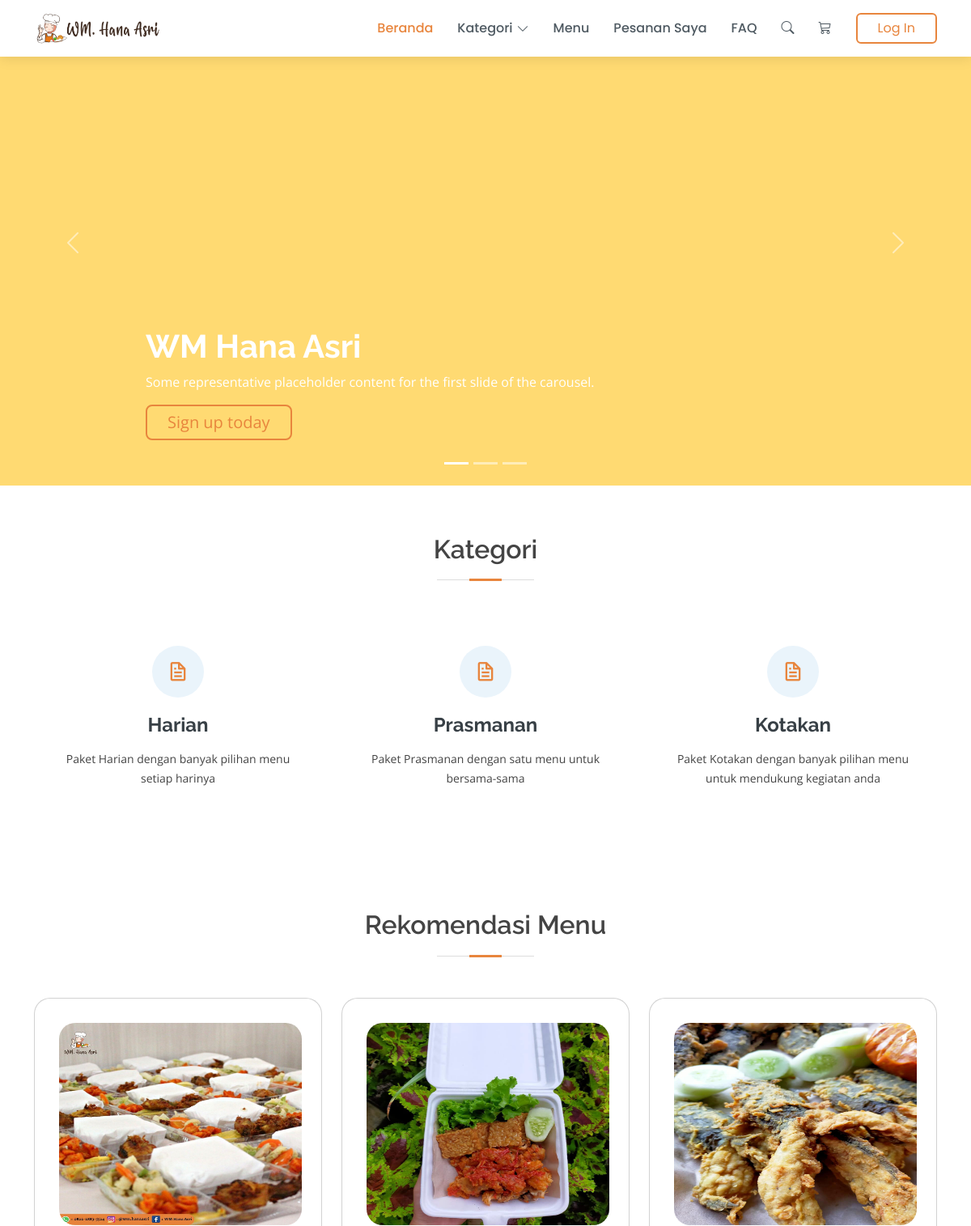
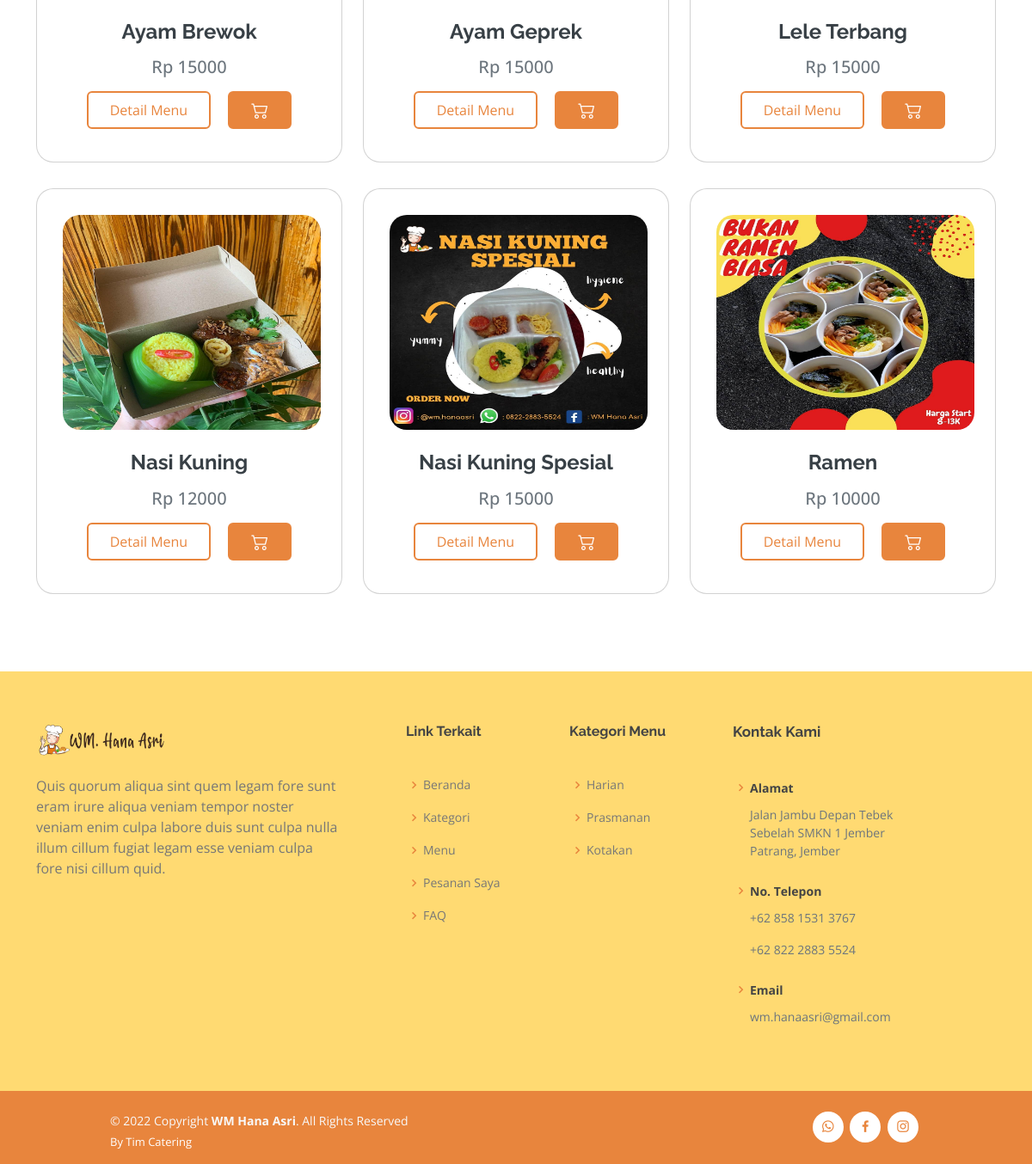
The page / on the database its author committed (2 pictures, top to bottom).
### tables this page shows
CREATE TABLE `menu` (
  `id_menu` int(11) NOT NULL,
  `nama_menu` varchar(100) NOT NULL,
  `harga` varchar(50) NOT NULL,
  `detail` text NOT NULL,
  `gambar` varchar(50) NOT NULL,
  `id_kategori` int(11) NOT NULL
);

### index.php (the view, shortened to what this page needs)
<?php
  include('header.php');
?>
<main id="main">
<div id="myCarousel" class="carousel slide" data-bs-ride="carousel">
  <div class="carousel-indicators">
    <button type="button" data-bs-target="#myCarousel" data-bs-slide-to="0" class="active" aria-current="true" aria-label="Slide 1"></button>
    <button type="button" data-bs-target="#myCarousel" data-bs-slide-to="1" aria-label="Slide 2"></button>
    <button type="button" data-bs-target="#myCarousel" data-bs-slide-to="2" aria-label="Slide 3"></button>
  </div>
  <div class="carousel-inner">
    <div class="carousel-item active" style="height: 600px;">
      <svg class="bd-placeholder-img" width="100%" height="100%" xmlns="http://www.w3.org/2000/svg" aria-hidden="true" preserveAspectRatio="xMidYMid slice" focusable="false">
        <rect width="100%" height="100%" fill="#FFDA72" />
      </svg>
      <div class="container">
        <div class="carousel-caption text-start">
          <h1><b>WM Hana Asri</b></h1>
          <p>Some representative placeholder content for the first slide of the carousel.</p>
          <p><a class="btn btn-lg" href="#">Sign up today</a></p>
        </div>
      </div>
    </div>
  </div>
  <button class="carousel-control-prev" type="button" data-bs-target="#myCarousel" data-bs-slide="prev">
    <span class="carousel-control-prev-icon" aria-hidden="true"></span>
  </button>
  <button class="carousel-control-next" type="button" data-bs-target="#myCarousel" data-bs-slide="next">
    <span class="carousel-control-next-icon" aria-hidden="true"></span>
  </button>
</div>
<section id="categories" class="what-we-do">
  <div class="container">
    <div class="section-title">
      <h2>Kategori</h2>
    </div>
    <div class="row">
      <div class="col-lg-4 col-md-6 d-flex align-items-stretch">
        <div class="icon-box">
          <div class="icon"><i class="bx bx-file"></i></div>
            <h4><a href="categories.php?id_kategori=1">Harian</a></h4>
            <p>Paket Harian dengan banyak pilihan menu setiap harinya</p>
          </div>
        </div>
        <div class="col-lg-4 col-md-6 d-flex align-items-stretch mt-4 mt-md-0">
          <div class="icon-box">
            <div class="icon"><i class="bx bx-file"></i></div>
              <h4><a href="categories.php?id_kategori=2">Prasmanan</a></h4>
              <p>Paket Prasmanan dengan satu menu untuk bersama-sama</p>
          </div>
        </div>
        <div class="col-lg-4 col-md-6 d-flex align-items-stretch mt-4 mt-lg-0">
          <div class="icon-box">
            <div class="icon"><i class="bx bx-file"></i></div>
              <h4><a href="categories.php?id_kategori=3">Kotakan</a></h4>
              <p>Paket Kotakan dengan banyak pilihan menu untuk mendukung kegiatan anda</p>
            </div>
          </div>
        </div>
      </div>
</section>
<section id="menu" class="what-we-do">
  <div class="container">
    <div class="section-title">
      <h2>Rekomendasi Menu</h2>
    </div>
    <div class="row">
      <?php
        $batas = 6;
        $halaman = isset($_GET['halaman'])?(int)$_GET['halaman'] : 1;
        $halaman_awal = ($halaman>1) ? ($halaman * $batas) - $batas : 0;
        $data_menu = mysqli_query($koneksi,"SELECT * FROM menu LIMIT $halaman_awal, $batas");
        while($d = mysqli_fetch_array($data_menu)){
      ?>
        <div class="col-lg-4 col-md-6 d-flex align-items-stretch mt-0" style="margin-bottom: 30px;">
          <div class="card icon-box" style="border-radius: 20px;">
            <div class="img">
              <img src="assets/img/menu/<?php echo $d['gambar']; ?>" alt="" width="300px" height="250px" style="margin-left: 10px; margin-right: 15px; border-radius: 20px;">
            </div>
            <br>
            <h4><a href="product_detail.php"><?php echo $d['nama_menu']; ?></a></h4>
            <h5 class="text-secondary" style="font-family: 'Open Sans', sans-serif;">Rp <?php echo $d['harga']; ?></h5>
          <div>
          <a href="check_out.php"><button class="btn m-2 pt-2 pb-2" style="color: #E8853D;">Detail Menu</button></a>
          <button class="btn m-2" style="background-color: #E8853D;">
            <a href="cart.php" style="color: #fff; font-size: 20px"><span class="bi-cart2"></span></a>
          </button>
        </div>
      </div>
    </div>
      <?php } ?>
  </div>
</section>
</main>
<?php
  include('footer.php')
?>

### header.php (shortened to what this page needs)
<!DOCTYPE html>
<html lang="en">
<head>
  <link href="assets/vendor/bootstrap/css/bootstrap.min.css" rel="stylesheet">
  <link href="assets/vendor/bootstrap-icons/bootstrap-icons.css" rel="stylesheet">
  <link href="assets/vendor/boxicons/css/boxicons.min.css" rel="stylesheet">
  <link href="assets/vendor/glightbox/css/glightbox.min.css" rel="stylesheet">
  <link href="assets/vendor/swiper/swiper-bundle.min.css" rel="stylesheet">
  <link rel="stylesheet" href="assets/css/index.css">
  <link rel="stylesheet" href="https://cdn.jsdelivr.net/npm/bootstrap-icons@1.10.2/font/bootstrap-icons.css">
  <link rel="stylesheet" href="https://cdnjs.cloudflare.com/ajax/libs/font-awesome/5.15.3/css/all.min.css">
</head>
<body>
<header id="header" class="fixed-top d-flex align-items-center">
  <div class="container d-flex align-items-center">
    <div class="logo me-auto">
      <a href="index.php"><img src="assets/img/logo/logo.png" alt="" class="img-fluid"></a>
    </div>
    <nav id="navbar" class="navbar order-last order-lg-0">
      <ul class="">
        <li><a class="nav-link scrollto active" href="index.php">Beranda</a></li>
        <li class="dropdown"><a href="#categories"><span>Kategori</span> <i class="bi bi-chevron-down"></i></a>
        </li>
        <li><a class="nav-link scrollto" href="menu.php">Menu</a></li>
        <li><a class="nav-link scrollto" href="order.php">Pesanan Saya</a></li>
        <li><a class="nav-link scrollto" href="faq.php">FAQ</a></li>
        <li class="dropdown"><a href="#search"><span class="bi-search"></span></a>
        </li>
        <li><a href="cart.php"><span class="bi-cart3"></span></a></li>
        <?php
          if(isset($_SESSION['id'])) {
            $idUser   =  $_SESSION['id']    ;
            $userName =  $_SESSION['name']  ;
            $userMail =  $_SESSION['email'] ;
            $userPass =  $_SESSION['pass']  ;
            $alamat   =  $_SESSION['alamat'];
            $nohp     =  $_SESSION['nohp']  ;
            $gambar   =  $_SESSION['gambar'];
            $akses    =  $_SESSION['akses'] ;
        ?>
        <li class="dropdown">
          <a href="#">
            <img class="img-profile rounded-circle" style="height: 33px;" src="./assets/img/user/<?php echo $gambar; ?>">&nbsp;
            <span class="mr-2 d-none d-lg-inline text-gray-600 small"><?php echo $userName; ?></span>
            <i class="bi bi-chevron-down"></i>
          </a>
          <ul>
            <li><a href="profile.php" class="bi bi-person-fill text-secondary">Profile</a></li>
            <li><a onclick="return confirm('Apakah anda yakin ingin keluar dari halaman ini?')" href="logout.php" class="bi bi-box-arrow-right text-secondary">Logout</a></li>
          </ul>
        </li>
      <?php }else{ ?>
        <li><a href="login.php"><button action="login.php" class="btn">Log In</button></a></li>
      <?php } ?>
      </ul>
    </nav>
  </div>
</header>

### footer.php (shortened to what this page needs)
<footer id="footer" class="footer">
  <div class="footer-top" style="background-color: #FFDA72;">
    <div class="container">
      <div class="row">
        <div class="col-lg-4 col-md-6 footer-newsletter">
          <a href="index.html"><img src="assets/img/logo/logo.png" alt="" class="img-fluid" style="width: 150px;"></a>
          <br><br>
          <p>Quis quorum aliqua sint quem legam fore sunt eram irure aliqua veniam tempor noster veniam enim culpa labore duis sunt culpa nulla illum cillum fugiat legam esse veniam culpa fore nisi cillum quid.</p>
        </div>
        <div class="col-lg-2 col-md-4 footer-links" style="margin-left: 50px;">
          <h4>Link Terkait</h4>
          <ul class="pt-4">
            <li><i class="bx bx-chevron-right"></i> <a href="index.php">Beranda</a></li>
            <li><i class="bx bx-chevron-right"></i> <a href="#categories">Kategori</a></li>
            <li><i class="bx bx-chevron-right"></i> <a href="#menu">Menu</a></li>
            <li><i class="bx bx-chevron-right"></i> <a href="order.php">Pesanan Saya</a></li>
            <li><i class="bx bx-chevron-right"></i> <a href="faq.php">FAQ</a></li>
          </ul>
        </div>
        <div class="col-lg-2 col-md-4 footer-links">
          <h4>Kategori Menu</h4>
          <ul class="pt-4">
            <li><i class="bx bx-chevron-right"></i> <a href="#">Harian</a></li>
            <li><i class="bx bx-chevron-right"></i> <a href="#">Prasmanan</a></li>
            <li><i class="bx bx-chevron-right"></i> <a href="#">Kotakan</a></a></li>
          </ul>
        </div>
        <div class="col-lg-3 col-md-4 footer-links">
          <h4 style="font-size: 17px;">Kontak Kami</h4>
          <ul class="pt-4">
            <li><i class="bx bx-chevron-right"></i> <strong>Alamat</strong></li>
            <p class="text-secondary" style="margin-left: 20px;">
              Jalan Jambu Depan Tebek<br>
              Sebelah SMKN 1 Jember<br>
              Patrang, Jember<br>
            </p>
            <li><i class="bx bx-chevron-right"></i> <strong>No. Telepon</strong></li>
            <p class="text-secondary" style="margin-left: 20px;">+62 858 1531 3767</p>
            <p class="text-secondary" style="margin-left: 20px;">+62 822 2883 5524</p>
            <li><i class="bx bx-chevron-right"></i> <strong>Email</strong></a></li>
            <p class="text-secondary" style="margin-left: 20px; text-transform: lowercase;">wm.hanaasri@gmail.com</p>
          </ul>
        </div>
      </div>
    </div>
  </div>
  <div class="footer p-5 pt-4 pb-3 d-md-flex text-light" style="background-color: #E8853D;">
    <div class="me-md-auto text-center text-md-start" style="margin-left: 80px;">
      <div class="copyright">
        &copy; 2022 Copyright <strong><span>WM Hana Asri</span></strong>. All Rights Reserved
      </div>
      <div class="credits">
        By Tim Catering
      </div>
    </div>
    <div class="social-links text-center text-md-right pt-3 pt-md-0" style="margin-right: 80px;">
      <a href="#" class="whatsapp"><i class="bx bxl-whatsapp"></i></a>
      <a href="#" class="facebook"><i class="bx bxl-facebook"></i></a>
      <a href="#" class="instagram"><i class="bx bxl-instagram"></i></a>
    </div>
  </div>
</footer>
</html>

### assets/css/index.css (style rules this page uses)
body { font-family: "Open Sans", sans-serif; color: #444444; }
a { color: #E8853D; text-decoration: none; }
h1, h2, h3, h4, h5, h6 { font-family: "Raleway", sans-serif; }
#header { height: 70px; transition: all 0.5s; z-index: 997; transition: all 0.5s; background: #fff; box-shadow: 0px 2px 15px rgba(0, 0, 0, 0.1); }
#header .logo img { max-height: 40px; }
.navbar { padding: 0; }
.navbar ul { margin: 0; padding: 0; display: flex; list-style: none; align-items: center; }
.navbar li { position: relative; }
.navbar a, .navbar a:focus { display: flex; align-items: center; justify-content: space-between; padding: 10px 0 10px 30px; font-family: "Poppins", sans-serif; font-size: 16px; font-weight: 500; color: #4f5a62; white-space: nowrap; transition: 0.3s; }
.navbar a i, .navbar a:focus i { font-size: 15px; line-height: 0; margin-left: 5px; }
.navbar a:hover, .navbar .active, .navbar .active:focus, .navbar li:hover>a { color: #E8853D; }
.btn { display: inline-block; color: #E8853D; text-decoration: none; padding: 5px 25px; border: 2px solid #E8853D; overflow: hidden; position: relative; transition: color .5s .25s; }
.btn::before, .btn::after { content: ''; position: absolute; top: 0; width: 50%; height: 100%; background-color: #E8853D; z-index: -1; transform: scaleX(0); transition: transform .5s cubic-bezier(.785, .135, .15, .86); }
.btn::before { left: 0; transform-origin: left; }
.btn::after { right: 0; transform-origin: right; }
section { padding: 60px 0; }
.section-title { text-align: center; padding-bottom: 30px; }
.section-title h2 { font-size: 32px; font-weight: 600; margin-bottom: 20px; padding-bottom: 20px; position: relative; }
.section-title h2::before { content: ""; position: absolute; display: block; width: 120px; height: 1px; background: #ddd; bottom: 1px; left: calc(50% - 60px); }
.section-title h2::after { content: ""; position: absolute; display: block; width: 40px; height: 3px; background: #E8853D; bottom: 0; left: calc(50% - 20px); }
.what-we-do .icon-box { text-align: center; padding: 30px 20px; transition: all ease-in-out 0.3s; background: #fff; }
.what-we-do .icon-box .icon { margin: 0 auto; width: 64px; height: 64px; background: #eaf4fb; border-radius: 50px; display: flex; align-items: center; justify-content: center; margin-bottom: 20px; transition: ease-in-out 0.3s; }
.what-we-do .icon-box .icon i { color: #E8853D; font-size: 28px; }
.what-we-do .icon-box h4 { font-weight: 700; margin-bottom: 15px; font-size: 24px; }
.what-we-do .icon-box h4 a { color: #384046; transition: ease-in-out 0.3s; }
.what-we-do .icon-box p { line-height: 24px; font-size: 14px; margin-bottom: 0; }
#footer { color: #444444; font-size: 14px; background: #f7fbfe; }
#footer .footer-top { padding: 60px 0 30px 0; background: #fff; }
#footer .footer-top h4 { font-size: 16px; font-weight: bold; color: #444444; position: relative; padding-bottom: 12px; }
#footer .footer-top .footer-links { margin-bottom: 30px; }
#footer .footer-top .footer-links ul { list-style: none; padding: 0; margin: 0; }
#footer .footer-top .footer-links ul i { padding-right: 2px; color: #E8853D; font-size: 18px; line-height: 1; }
#footer .footer-top .footer-links ul li { padding: 10px 0; display: flex; align-items: center; }
#footer .footer-top .footer-links ul li:first-child { padding-top: 0; }
#footer .footer-top .footer-links ul a { color: #777777; transition: 0.3s; display: inline-block; line-height: 1; }
#footer .footer-newsletter { font-size: 15px; }
#footer .footer-newsletter p { font-size: 16px; color: #777777; position: relative; padding-bottom: 12px; }
#footer .credits { padding-top: 5px; font-size: 13px; color: #fff; }
#footer .social-links a { font-size: 18px; display: inline-block; background: #fff; color: #E8853D; line-height: 1; padding: 8px 0; margin-right: 4px; border-radius: 50%; text-align: center; width: 36px; height: 36px; transition: 0.3s; }

### rows shown on the page
menu: gambar (picture), nama_menu "Ayam Brewok", harga "15000"
menu: gambar (picture), nama_menu "Ayam Geprek", harga "15000"
menu: gambar (picture), nama_menu "Lele Terbang", harga "15000"
menu: gambar (picture), nama_menu "Nasi Kuning", harga "12000"
menu: gambar (picture), nama_menu "Nasi Kuning Spesial", harga "15000"
menu: gambar (picture), nama_menu "Ramen", harga "10000"
